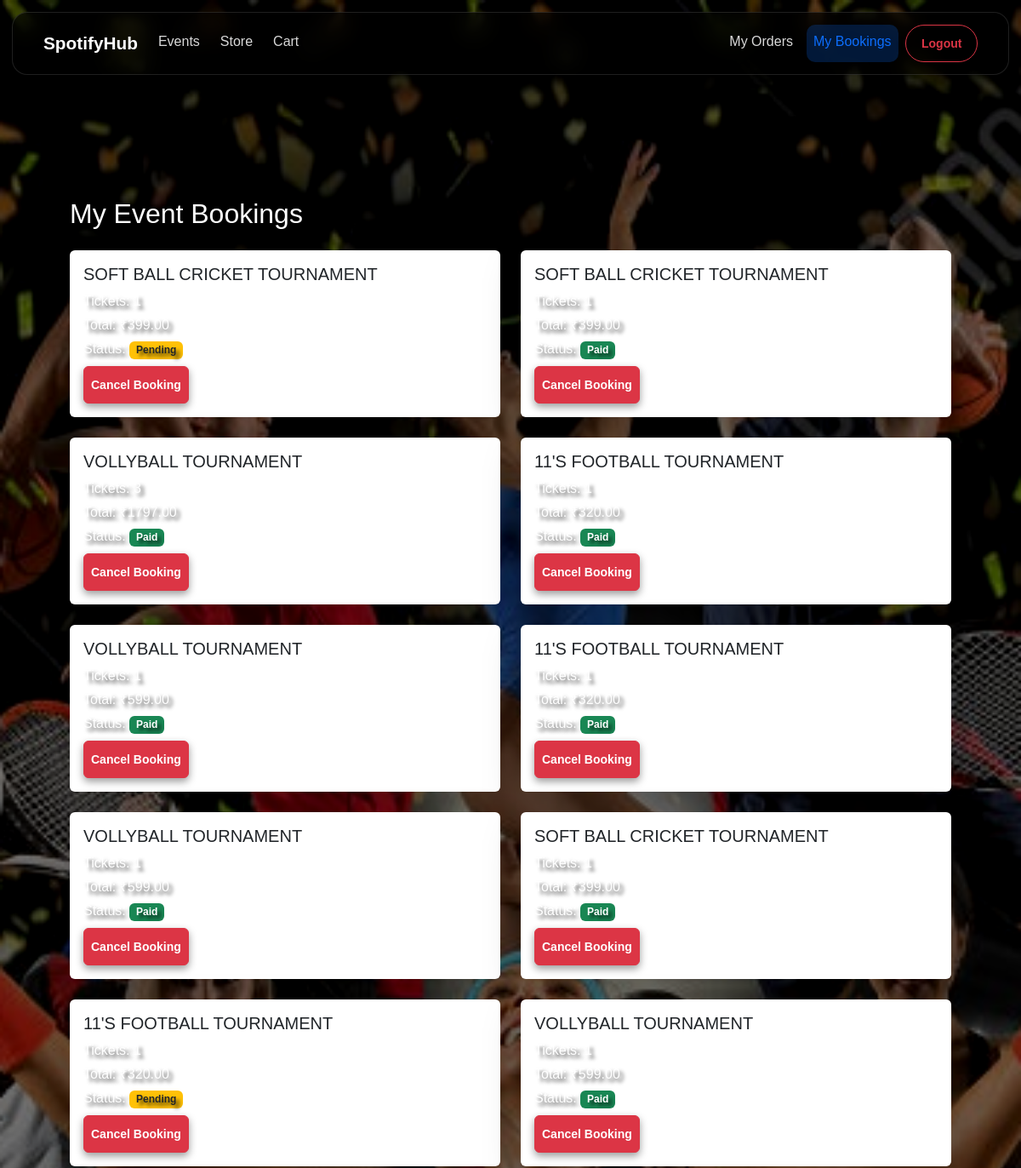
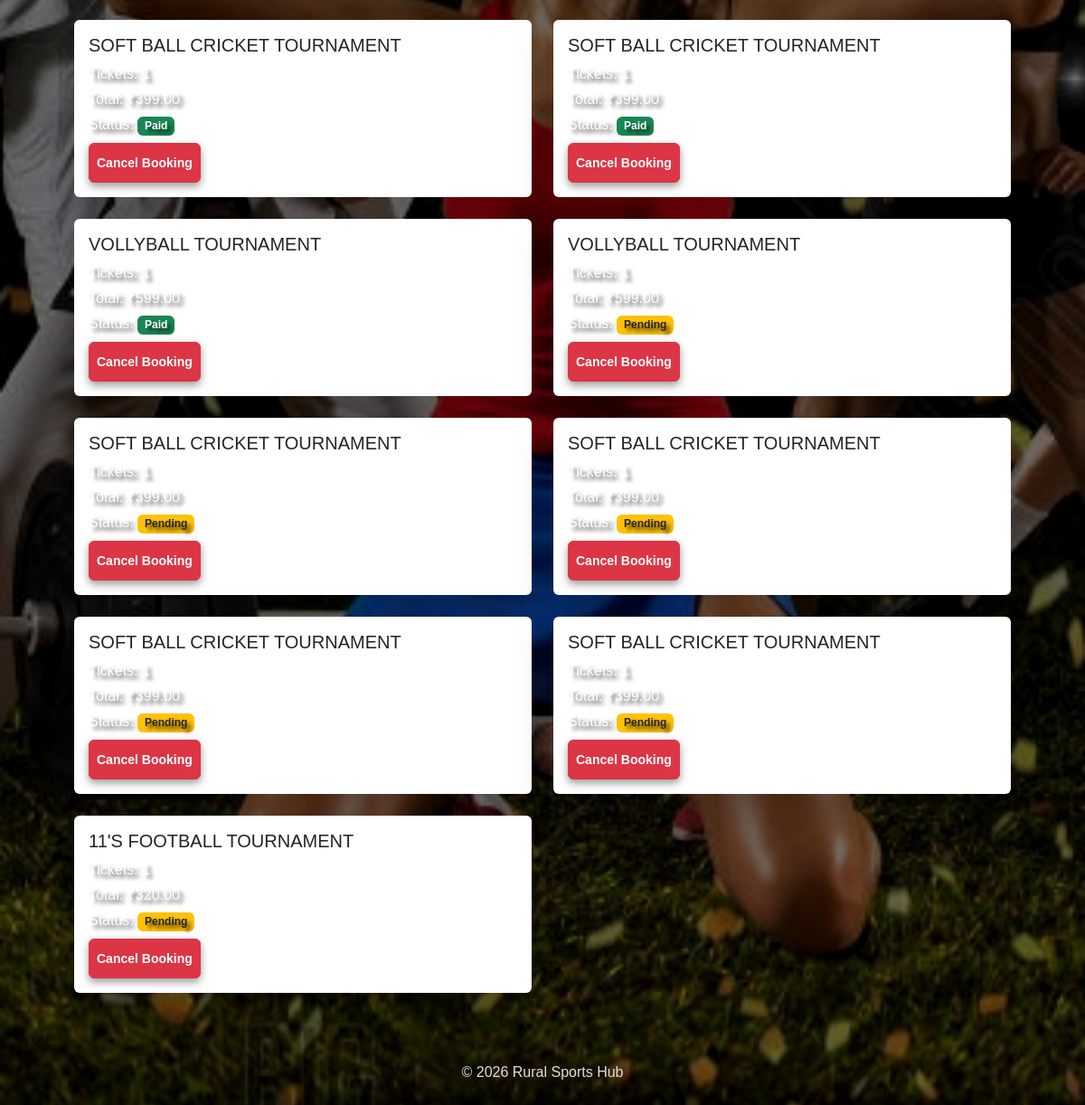
/booking/my-bookings/ (signed in), run on the app's committed database (2 pictures, top to bottom).
### booking/models.py (models this page shows, shortened)
class Booking(models.Model):
    PAYMENT_PENDING = "pending"
    PAYMENT_SUCCESSFUL = "successful"
    PAYMENT_FAILED = "failed"
    PAYMENT_STATUS_CHOICES = [
        (PAYMENT_PENDING, "Pending"),
        (PAYMENT_SUCCESSFUL, "Successful"),
        (PAYMENT_FAILED, "Failed"),
    ]
    user = models.ForeignKey(
        User,
        on_delete=models.CASCADE,
        related_name="bookings"
    )
    event = models.ForeignKey(
        Event,
        on_delete=models.CASCADE,
        related_name="bookings"
    )
    num_tickets = models.PositiveIntegerField(default=1)
    total_price = models.DecimalField(
        max_digits=10,
        decimal_places=2
    )
    booking_date = models.DateTimeField(auto_now_add=True)
    shipping_address = models.ForeignKey(
        ShippingAddress,
        on_delete=models.SET_NULL,
        null=True,
        blank=True,
        related_name="bookings"
    )
    seats = models.ManyToManyField(
        Seat,
        related_name="bookings",
        blank=True
    )
    contact = models.ForeignKey(
        BookingContact,
        on_delete=models.SET_NULL,
        null=True,
        blank=True
    )
    cashfree_order_id = models.CharField(
        max_length=100, blank=True, null=True, db_index=True
    )
    cashfree_payment_id = models.CharField(
        max_length=100, blank=True, null=True
    )
    payment_status = models.CharField(
        max_length=20,
        choices=PAYMENT_STATUS_CHOICES,
        default=PAYMENT_PENDING
    )
    is_paid = models.BooleanField(default=False)
    is_cancelled = models.BooleanField(default=False)
    cancelled_at = models.DateTimeField(null=True, blank=True)
    refund_id = models.CharField(max_length=100, blank=True, null=True)
    refund_status = models.CharField(max_length=50, blank=True, null=True)
    class Meta:
        ordering = ["-booking_date"]
        indexes = [
            models.Index(fields=["cashfree_order_id"]),
            models.Index(fields=["payment_status"]),
        ]

### events/models.py (models this page shows, shortened)
class Event(models.Model):
    CATEGORY_CHOICES = [
        ("cricket", "Cricket"),
        ("football", "Football"),
        ("basketball", "Basketball"),
        ("volleyball", "Volleyball"),
        ("other", "Other"),
    ]
    name = models.CharField(max_length=200)
    description = models.TextField()
    date = models.DateTimeField(null=True, blank=True)
    location = models.CharField(max_length=200)
    price = models.DecimalField(max_digits=10, decimal_places=2)
    available_tickets = models.IntegerField(default=0)
    category = models.CharField(
        max_length=20,
        choices=CATEGORY_CHOICES,
        default="other"
    )
    image = models.ImageField(
        upload_to="events/",
        null=True,
        blank=True
    )
    is_active = models.BooleanField(default=True)

### booking/views.py (the view)
# urls.py: path("my-bookings/", views.my_bookings, name="my_bookings"),
@login_required
def my_bookings(request):
    bookings = Booking.objects.filter(
        user=request.user,
        is_cancelled=False
    ).order_by("-booking_date")
    return render(request, "booking/my_bookings.html", {
        "bookings": bookings
    })

### booking/templates/booking/my_bookings.html (shortened to what this page needs)
{% extends "base.html" %}
{% block content %}
<div class="container mt-5 pt-4">
    <h2 class="mb-4 text-white">My Event Bookings</h2>
    {% if bookings %}
        <div class="row g-4">
            {% for booking in bookings %}
                <div class="col-md-6">
                    <div class="card shadow-lg border-0">
                        <div class="card-body">
                            <h5 class="card-title">
                                {{ booking.event.name }}
                            </h5>
                            <p class="mb-1">
                                Tickets: {{ booking.num_tickets }}
                            </p>
                            <p class="mb-1">
                                Total: ₹{{ booking.total_price }}
                            </p>
                            <p class="mb-2">
                                Status:
                                {% if booking.is_cancelled %}
                                    <span class="badge bg-danger">Cancelled</span>
                                {% elif booking.is_paid %}
                                    <span class="badge bg-success">Paid</span>
                                {% else %}
                                    <span class="badge bg-warning text-dark">Pending</span>
                                {% endif %}
                            </p>
                            {% if not booking.is_cancelled %}
                                <form method="POST"
                                      action="{% url 'booking:cancel_booking' booking.id %}">
                                    <button class="btn btn-danger btn-sm">
                                        Cancel Booking
                                    </button>
                                </form>
                            {% endif %}
                        </div>
                    </div>
                </div>
            {% endfor %}
        </div>
    {% else %}
        <p class="text-white">You have no bookings yet.</p>
    {% endif %}
</div>
{% endblock %}

### templates/base.html (shortened to what this page needs)
<!doctype html>
<html lang="en">
<head>
    {% load static %}
    <link href="https://cdn.jsdelivr.net/npm/bootstrap@5.3.3/dist/css/bootstrap.min.css" rel="stylesheet">
    <link href="https://cdn.jsdelivr.net/npm/bootstrap-icons@1.11.3/font/bootstrap-icons.css" rel="stylesheet">
    <link rel="stylesheet" href="{% static 'css/style.css' %}">
</head>
<body>
<nav id="mainNavbar"
     class="navbar navbar-expand-lg navbar-dark glass-navbar fixed-top">
    <div class="container">
        <a class="navbar-brand fw-bold" href="{% url 'home' %}">
             SpotifyHub
        </a>
        <div class="collapse navbar-collapse" id="navbarNav">
            <ul class="navbar-nav me-auto gap-2">
                <li class="nav-item">
                    <a class="nav-link {% if '/events/' in request.path %}active{% endif %}"
                       href="{% url 'events:events_list' %}">
                        Events
                    </a>
                </li>
                <li class="nav-item">
                    <a class="nav-link {% if '/store/shop/' in request.path %}active{% endif %}"
                       href="{% url 'store:shop' %}">
                        Store
                    </a>
                </li>
                <li class="nav-item">
                    <a class="nav-link {% if '/store/cart/' in request.path %}active{% endif %}"
                       href="{% url 'store:cart' %}">
                        Cart
                    </a>
                </li>
            </ul>
<ul class="navbar-nav gap-2 align-items-center">
    {% if user.is_authenticated %}
        <li class="nav-item">
            <a class="nav-link {% if '/store/my_orders/' in request.path %}active{% endif %}"
               href="{% url 'store:my_orders' %}">
                My Orders
            </a>
        </li>
        <li class="nav-item">
            <a class="nav-link {% if '/booking/my-bookings/' in request.path %}active{% endif %}"
               href="{% url 'booking:my_bookings' %}">
                My Bookings
            </a>
        </li>
        <li class="nav-item">
            <a class="btn btn-outline-danger btn-sm"
               href="{% url 'account_logout' %}">
                Logout
            </a>
        </li>
    {% endif %}
</ul>
        </div>
    </div>
</nav>
<main class="main-wrapper">
    <div class="page-container">
        {% block content %}{% endblock %}
    </div>
</main>
<footer>
    <div class="py-3 text-center">
        © {% now "Y" %} Rural Sports Hub
    </div>
</footer>
</body>
</html>

### staticfiles/css/style.css (style rules this page uses)
* { box-sizing: border-box; }
body { font-family: Arial, sans-serif; color: #fff; min-height: 100vh; margin: 0; padding-top: 120px; background-repeat: no-repeat; background-position: center top; background-size: cover; }
body::before { content: ""; position: fixed; inset: 0; will-change: transform; background-image: url("../images/bg.jpg"); background-size: cover; background-position: center top; background-repeat: no-repeat; filter: brightness(0.45) contrast(1.05); z-index: -1; }
body > * { position: relative; z-index: 1; }
h1, h2, h3, h4, p, .lead { color: #ffffff; text-shadow: 4px 4px 4px rgba(0,0,0,0.7); }
.glass-navbar { position: fixed; top: 14px; left: 0; right: 0; z-index: 1050; width: calc(100% - 28px); max-width: 1200px; margin: 0 auto; background: rgba(0, 0, 0, 0.65); backdrop-filter: blur(14px); -webkit-backdrop-filter: blur(14px); border-radius: 18px; border: 1px solid rgba(255,255,255,0.12); box-shadow: 0 20px 45px rgba(0,0,0,0.65); padding: 14px 24px; }
.glass-navbar .container { display: flex; align-items: center; }
.glass-navbar .navbar-brand { font-size: 1.3rem; font-weight: 700; color: #fff !important; display: flex; align-items: center; gap: 6px; }
.glass-navbar .navbar-nav { align-items: center; gap: 6px; }
.glass-navbar .nav-link { color: rgba(255,255,255,0.85) !important; font-weight: 500; padding: 8px 14px; border-radius: 10px; transition: all 0.25s ease; }
.glass-navbar .nav-link.active { background: rgba(13,110,253,0.22); color: #0d6efd !important; }
.glass-navbar .btn { border-radius: 22px; padding: 6px 18px; font-weight: 600; height: 36px; display: flex; align-items: center; }
.page-container { max-width: 1100px; margin: 0 auto; padding: 40px 20px; }
.btn { font-weight: 600; border-radius: 6px; box-shadow: 0 4px 10px rgba(0,0,0,0.4); transition: transform 0.2s ease; }
footer { background: transparent; color: #ddd; text-align: center; padding: 20px 0; }
.animate-navbar { opacity: 0; transform: translateY(-20px); animation: navbarDrop 0.8s ease forwards; }
.animate-navbar .navbar-brand { opacity: 0; transform: scale(0.9); animation: brandPop 0.6s ease forwards; animation-delay: 0.4s; }
.animate-navbar .nav-link { opacity: 0; transform: translateY(-10px); animation: navFade 0.5s ease forwards; }
.animate-navbar .nav-item:nth-child(1) .nav-link { animation-delay: 0.5s; }
.animate-navbar .nav-item:nth-child(2) .nav-link { animation-delay: 0.6s; }
.animate-navbar .nav-item:nth-child(3) .nav-link { animation-delay: 0.7s; }
.animate-navbar .btn { opacity: 0; transform: scale(0.9); animation: buttonPop 0.5s ease forwards; animation-delay: 0.9s; }
.btn { transition: transform 0.2s ease, box-shadow 0.2s ease; }
.shadow-lg { box-shadow: 0 30px 70px rgba(0,0,0,0.75); }
.page-container { animation: pageFade 0.6s ease forwards; }
button, a { min-height: 44px; }

### data on the page
Booking: event.name "SOFT BALL CRICKET TOURNAMENT", num_tickets "1", total_price "399.00", is_cancelled "Pending"
Booking: event.name "SOFT BALL CRICKET TOURNAMENT", num_tickets "1", total_price "399.00", is_cancelled "Paid"
Booking: event.name "VOLLYBALL TOURNAMENT", num_tickets "3", total_price "1797.00", is_cancelled "Paid"
Booking: event.name "11'S FOOTBALL TOURNAMENT", num_tickets "1", total_price "320.00", is_cancelled "Paid"
Booking: event.name "VOLLYBALL TOURNAMENT", num_tickets "1", total_price "599.00", is_cancelled "Paid"
Booking: event.name "11'S FOOTBALL TOURNAMENT", num_tickets "1", total_price "320.00", is_cancelled "Paid"
Booking: event.name "VOLLYBALL TOURNAMENT", num_tickets "1", total_price "599.00", is_cancelled "Paid"
Booking: event.name "SOFT BALL CRICKET TOURNAMENT", num_tickets "1", total_price "399.00", is_cancelled "Paid"
Booking: event.name "11'S FOOTBALL TOURNAMENT", num_tickets "1", total_price "320.00", is_cancelled "Pending"
Booking: event.name "VOLLYBALL TOURNAMENT", num_tickets "1", total_price "599.00", is_cancelled "Paid"
Booking: event.name "SOFT BALL CRICKET TOURNAMENT", num_tickets "1", total_price "399.00", is_cancelled "Paid"
Booking: event.name "SOFT BALL CRICKET TOURNAMENT", num_tickets "1", total_price "399.00", is_cancelled "Paid"
Booking: event.name "VOLLYBALL TOURNAMENT", num_tickets "1", total_price "599.00", is_cancelled "Paid"
Booking: event.name "VOLLYBALL TOURNAMENT", num_tickets "1", total_price "599.00", is_cancelled "Pending"
Booking: event.name "SOFT BALL CRICKET TOURNAMENT", num_tickets "1", total_price "399.00", is_cancelled "Pending"
Booking: event.name "SOFT BALL CRICKET TOURNAMENT", num_tickets "1", total_price "399.00", is_cancelled "Pending"
Booking: event.name "SOFT BALL CRICKET TOURNAMENT", num_tickets "1", total_price "399.00", is_cancelled "Pending"
Booking: event.name "SOFT BALL CRICKET TOURNAMENT", num_tickets "1", total_price "399.00", is_cancelled "Pending"
Booking: event.name "11'S FOOTBALL TOURNAMENT", num_tickets "1", total_price "320.00", is_cancelled "Pending"
